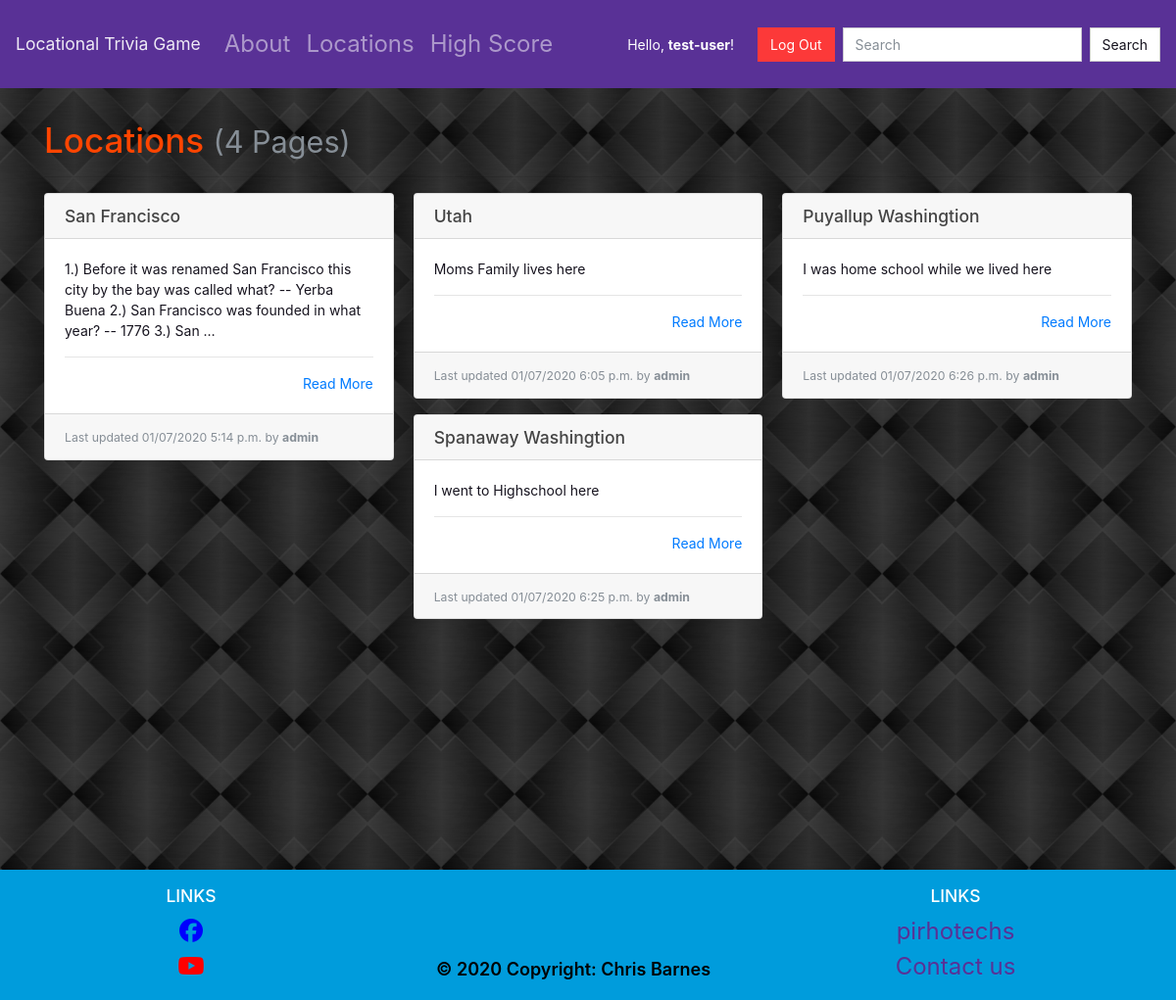
/locations/ (signed in), run on the app's committed database.
### locations/models.py (models this page shows, shortened)
class Page(models.Model):
    objects = models.Manager()
    slug = models.CharField(max_length=settings.PAGE_TITLE_MAX_LENGTH, blank=True, editable=False, help_text="Unique URL path to access this page. Generated by the system.")
    created = models.DateTimeField(auto_now_add=True, help_text="The date and time this page was created. Automatically generated when the model saves.")
    modified = models.DateTimeField(auto_now=True, help_text="The date and time this page was updated. Automatically generated when the model updates.")
    title = models.CharField(max_length=settings.PAGE_TITLE_MAX_LENGTH, unique=True, default="Title of your page.")
    author = models.ForeignKey(User, on_delete=models.PROTECT, help_text="The user that posted this article.")
    content = models.TextField(default="Write the content of your page here.")

### locations/views.py (the view)
# urls.py: path('', PageListView.as_view(), name='list-page'),
class PageListView(ListView):
    template_name = 'locations/list.html'
    context_object_name = 'pages'
    def get_queryset(self):
        return Page.objects.all()

### locations/templates/locations/list.html
{% extends "base.html" %}
{% block content %}
  <h1>Locations {% if pages %}<small class="text-muted">({{ pages|length }} Page{{ pages|length|pluralize:"s" }})</small>{% endif %}</h1>
  <hr>
  {% if pages %}
    <div class="card-columns">
      {% for page in pages %}
        {% include "partials/card.html" %}
      {% endfor %}
    </div>
  {% else %}
    <div class="alert alert-primary" role="alert">No pages to display.</div>
  {% endif %}
{% endblock %}

### templates/partials/navbar.html (shortened to what this page needs)
<nav class="navbar navbar-expand-lg navbar-dark bg-primary">
    <a class="navbar-brand" href="{% url 'index' %}">Locational Trivia Game</a>
    <div class="collapse navbar-collapse" id="navbarColor01">
        <ul class="navbar-nav mr-auto">
            <li class="nav-item">
                <a class="nav-link" href="{% url 'about' %}">About</a>
            </li>
            <li class="nav-item">
                <a class="nav-link" href="{% url 'list-page' %}">Locations</a>
            </li>
            {% if user.is_authenticated %}
            <li class="nav-item">
                <a class="nav-link" href="{% url 'score-board' %}">High Score</a>
            </li>
            {% endif %}
        </ul>
        <form class="form-inline ml-auto">
            {% if user.is_authenticated %}
                <div class="text-white">Hello, <strong>{{ user }}</strong>!</div>
                {% if user.is_staff %}
                    <a href="{% url 'create-page' %}" class="btn btn-success ml-4">New Page</a>
                    <a href="{% url 'logout' %}" class="btn btn-danger mr-2">Log Out</a>
                {% else %}
                    <a href="{% url 'logout' %}" class="btn btn-danger ml-4 mr-2">Log Out</a>
                {% endif %}
            {% endif %}
        </form>
        <form class="form-inline my-2 my-lg-0">
            <input class="form-control mr-sm-2" type="text" placeholder="Search">
            <button class="btn btn-secondary my-2 my-sm-0" type="submit">Search</button>
        </form>
    </div>
</nav>

### locations/templates/partials/card.html
<div class="card mb-3">
    <h5 class="card-header ">{{ page.title }}</h5>
    <div class="card-body border-dark">
    <p class="card-text text-dark">
        {{ page.content|truncatewords_html:30 }}
        <hr>
        <div class="text-right"><a href="{% url 'details-page' page.slug %}" title="Read More">Read More</a></div>
    </div>
    <div class="card-footer">
    <small class="text-muted">Last updated {{ page.modified|date:"SHORT_DATETIME_FORMAT" }} by <b>{{ page.author.username }}</b></small>
    </div>
</div>

### static/style.css (style rules this page uses)
body { background: lightgrey url("images/background.jpg") center; }
h1 { color: orangered; }
h2, h3, h4, p { color: white; }
ul { color: white; font-size: x-large; }
.card a, .card a:hover { color: #007bff }

### data on the page
Page: title "San Francisco", content "1.) Before it was renamed San Francisco this city by the bay was called what? -- Yerba Buena 2.) San Francisco was founded in what year? -- 1776 3.) San …", modified "01/07/2020 5:14 p.m.", author.username "admin"
Page: title "Utah", content "Moms Family lives here", modified "01/07/2020 6:05 p.m.", author.username "admin"
Page: title "Spanaway Washingtion", content "I went to Highschool here", modified "01/07/2020 6:25 p.m.", author.username "admin"
Page: title "Puyallup Washingtion", content "I was home school while we lived here", modified "01/07/2020 6:26 p.m.", author.username "admin"

### other printed values
{{ user }} "test-user"
{{ pages|length }} "4"
